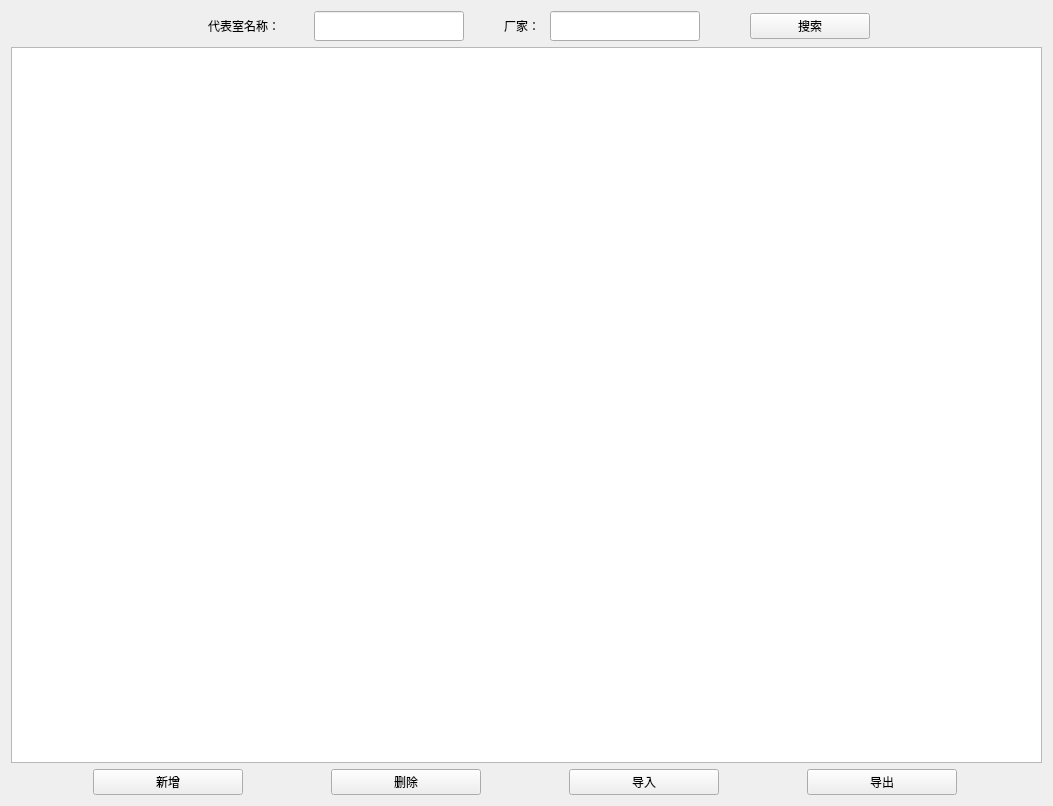
<?xml version="1.0" encoding="UTF-8"?>
<ui version="4.0">
 <class>widget</class>
 <widget class="QWidget" name="widget">
  <property name="geometry">
   <rect>
    <x>0</x>
    <y>0</y>
    <width>1053</width>
    <height>806</height>
   </rect>
  </property>
  <property name="windowTitle">
   <string>法规管理</string>
  </property>
  <layout class="QVBoxLayout" name="verticalLayout_2">
   <item>
    <layout class="QVBoxLayout" name="verticalLayout">
     <item>
      <layout class="QHBoxLayout" name="horizontalLayout_2" stretch="1,2,0,0,0,0,0,3,1">
       <property name="spacing">
        <number>10</number>
       </property>
       <property name="leftMargin">
        <number>10</number>
       </property>
       <property name="rightMargin">
        <number>10</number>
       </property>
       <item>
        <spacer name="horizontalSpacer_3">
         <property name="orientation">
          <enum>Qt::Horizontal</enum>
         </property>
         <property name="sizeHint" stdset="0">
          <size>
           <width>40</width>
           <height>20</height>
          </size>
         </property>
        </spacer>
       </item>
       <item>
        <widget class="QLabel" name="label">
         <property name="sizePolicy">
          <sizepolicy hsizetype="Fixed" vsizetype="Fixed">
           <horstretch>0</horstretch>
           <verstretch>0</verstretch>
          </sizepolicy>
         </property>
         <property name="maximumSize">
          <size>
           <width>120</width>
           <height>30</height>
          </size>
         </property>
         <property name="text">
          <string>代表室名称：</string>
         </property>
         <property name="textFormat">
          <enum>Qt::PlainText</enum>
         </property>
         <property name="alignment">
          <set>Qt::AlignCenter</set>
         </property>
        </widget>
       </item>
       <item>
        <widget class="QLineEdit" name="le_agentName">
         <property name="minimumSize">
          <size>
           <width>150</width>
           <height>30</height>
          </size>
         </property>
         <property name="maximumSize">
          <size>
           <width>250</width>
           <height>16777215</height>
          </size>
         </property>
        </widget>
       </item>
       <item>
        <spacer name="horizontalSpacer_2">
         <property name="orientation">
          <enum>Qt::Horizontal</enum>
         </property>
         <property name="sizeHint" stdset="0">
          <size>
           <width>30</width>
           <height>20</height>
          </size>
         </property>
        </spacer>
       </item>
       <item>
        <widget class="QLabel" name="label_2">
         <property name="text">
          <string>厂家：</string>
         </property>
        </widget>
       </item>
       <item>
        <widget class="QLineEdit" name="le_manufacturer">
         <property name="minimumSize">
          <size>
           <width>150</width>
           <height>30</height>
          </size>
         </property>
         <property name="maximumSize">
          <size>
           <width>250</width>
           <height>16777215</height>
          </size>
         </property>
        </widget>
       </item>
       <item>
        <spacer name="horizontalSpacer_4">
         <property name="orientation">
          <enum>Qt::Horizontal</enum>
         </property>
         <property name="sizeHint" stdset="0">
          <size>
           <width>40</width>
           <height>20</height>
          </size>
         </property>
        </spacer>
       </item>
       <item>
        <widget class="QPushButton" name="pb_search">
         <property name="minimumSize">
          <size>
           <width>40</width>
           <height>0</height>
          </size>
         </property>
         <property name="maximumSize">
          <size>
           <width>120</width>
           <height>16777215</height>
          </size>
         </property>
         <property name="text">
          <string>搜索</string>
         </property>
        </widget>
       </item>
       <item>
        <spacer name="horizontalSpacer">
         <property name="orientation">
          <enum>Qt::Horizontal</enum>
         </property>
         <property name="sizeHint" stdset="0">
          <size>
           <width>40</width>
           <height>20</height>
          </size>
         </property>
        </spacer>
       </item>
      </layout>
     </item>
     <item>
      <widget class="QTableWidget" name="tw_result">
       <property name="sizePolicy">
        <sizepolicy hsizetype="Expanding" vsizetype="Expanding">
         <horstretch>0</horstretch>
         <verstretch>0</verstretch>
        </sizepolicy>
       </property>
       <property name="maximumSize">
        <size>
         <width>16777215</width>
         <height>16777215</height>
        </size>
       </property>
       <property name="dragEnabled">
        <bool>true</bool>
       </property>
      </widget>
     </item>
     <item>
      <layout class="QHBoxLayout" name="horizontalLayout">
       <item>
        <widget class="QPushButton" name="pb_add">
         <property name="maximumSize">
          <size>
           <width>150</width>
           <height>16777215</height>
          </size>
         </property>
         <property name="text">
          <string>新增</string>
         </property>
        </widget>
       </item>
       <item>
        <widget class="QPushButton" name="pb_delete">
         <property name="maximumSize">
          <size>
           <width>150</width>
           <height>16777215</height>
          </size>
         </property>
         <property name="text">
          <string>删除</string>
         </property>
        </widget>
       </item>
       <item>
        <widget class="QPushButton" name="pb_input">
         <property name="maximumSize">
          <size>
           <width>150</width>
           <height>16777215</height>
          </size>
         </property>
         <property name="text">
          <string>导入</string>
         </property>
        </widget>
       </item>
       <item>
        <widget class="QPushButton" name="pb_output">
         <property name="maximumSize">
          <size>
           <width>150</width>
           <height>16777215</height>
          </size>
         </property>
         <property name="text">
          <string>导出</string>
         </property>
        </widget>
       </item>
      </layout>
     </item>
    </layout>
   </item>
  </layout>
 </widget>
 <resources/>
 <connections/>
</ui>
